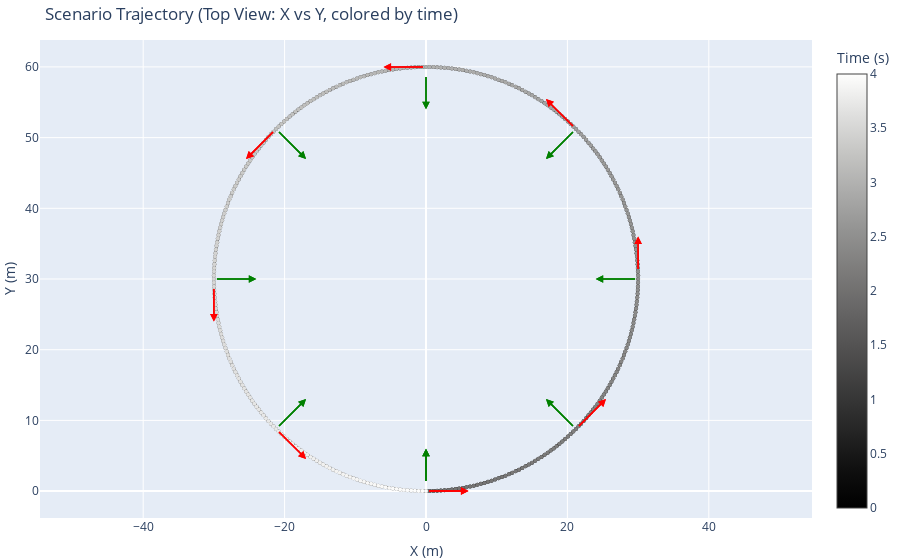

Notebook code for this chart:
### Code cell
times=np.linspace(0.0,T,N+1); states=[scenario.navState(t) for t in times]; positions=np.array([s.position() for s in states]); rotations=[s.attitude() for s in states]
fig=go.Figure(); fig.add_trace(go.Scatter(x=positions[:,0],y=positions[:,1],mode='markers+lines',name='Scenario Trajectory',line=dict(width=2,color='black'),marker=dict(size=4,color=times[:positions.shape[0]],colorscale='Gray',colorbar=dict(title='Time (s)'))))
scale=6.0; arrow_skip=45
for i in range(0,len(positions),arrow_skip):
    R=rotations[i].matrix(); pos=positions[i,:2]; f=R[:2,0]; r=R[:2,1]
    fig.add_annotation(x=pos[0]+scale*f[0],y=pos[1]+scale*f[1],ax=pos[0],ay=pos[1],xref='x',yref='y',axref='x',ayref='y',showarrow=True,arrowhead=2,arrowsize=1,arrowwidth=1.5,arrowcolor='red',standoff=0,startstandoff=0)
    fig.add_annotation(x=pos[0]+scale*r[0],y=pos[1]+scale*r[1],ax=pos[0],ay=pos[1],xref='x',yref='y',axref='x',ayref='y',showarrow=True,arrowhead=2,arrowsize=1,arrowwidth=1.5,arrowcolor='green',standoff=0,startstandoff=0)
fig.update_layout(title='Scenario Trajectory (Top View: X vs Y, colored by time)',xaxis_title='X (m)',yaxis_title='Y (m)',margin=dict(l=0,r=0,b=0,t=40),yaxis=dict(scaleanchor='x',scaleratio=1)); fig.show()

### Figure 1 — Plotly figure (JSON) as saved in the notebook; plotly's stock layout.template omitted (floating-point values rounded to 4 significant figures; data arrays with more than 128 entries replaced by an {"elided": "..."} marker saying what was removed)
{"data": [{"line": {"color": "black", "width": 2}, "marker": {"color": {"elided": "721 float values"}, "colorbar": {"title": {"text": "Time (s)"}}, "colorscale": [[0, "rgb(0, 0, 0)"], [0.09091, "rgb(16, 16, 16)"], [0.1818, "rgb(38, 38, 38)"], [0.2727, "rgb(59, 59, 59)"], [0.3636, "rgb(81, 80, 80)"], [0.4545, "rgb(102, 101, 101)"], [0.5455, "rgb(124, 123, 122)"], [0.6364, "rgb(146, 146, 145)"], [0.7273, "rgb(171, 171, 170)"], [0.8182, "rgb(197, 197, 195)"], [0.9091, "rgb(224, 224, 223)"], [1, "rgb(254, 254, 253)"]], "size": 4}, "mode": "markers+lines", "name": "Scenario Trajectory", "type": "scatter", "x": {"elided": "721 float values"}, "y": {"elided": "721 float values"}}], "layout": {"annotations": [{"arrowcolor": "red", "arrowhead": 2, "arrowsize": 1, "arrowwidth": 1.5, "ax": 0, "axref": "x", "ay": 0, "ayref": "y", "showarrow": true, "standoff": 0, "startstandoff": 0, "x": 6, "xref": "x", "y": 0, "yref": "y"}, {"arrowcolor": "green", "arrowhead": 2, "arrowsize": 1, "arrowwidth": 1.5, "ax": 0, "axref": "x", "ay": 0, "ayref": "y", "showarrow": true, "standoff": 0, "startstandoff": 0, "x": 0, "xref": "x", "y": 6, "yref": "y"}, {"arrowcolor": "red", "arrowhead": 2, "arrowsize": 1, "arrowwidth": 1.5, "ax": 21.21, "axref": "x", "ay": 8.787, "ayref": "y", "showarrow": true, "standoff": 0, "startstandoff": 0, "x": 25.46, "xref": "x", "y": 13.03, "yref": "y"}, {"arrowcolor": "green", "arrowhead": 2, "arrowsize": 1, "arrowwidth": 1.5, "ax": 21.21, "axref": "x", "ay": 8.787, "ayref": "y", "showarrow": true, "standoff": 0, "startstandoff": 0, "x": 16.97, "xref": "x", "y": 13.03, "yref": "y"}, {"arrowcolor": "red", "arrowhead": 2, "arrowsize": 1, "arrowwidth": 1.5, "ax": 30, "axref": "x", "ay": 30.0, "ayref": "y", "showarrow": true, "standoff": 0, "startstandoff": 0, "x": 30, "xref": "x", "y": 36.0, "yref": "y"}, {"arrowcolor": "green", "arrowhead": 2, "arrowsize": 1, "arrowwidth": 1.5, "ax": 30, "axref": "x", "ay": 30.0, "ayref": "y", "showarrow": true, "standoff": 0, "startstandoff": 0, "x": 24, "xref": "x", "y": 30.0, "yref": "y"}, {"arrowcolor": "red", "arrowhead": 2, "arrowsize": 1, "arrowwidth": 1.5, "ax": 21.21, "axref": "x", "ay": 51.21, "ayref": "y", "showarrow": true, "standoff": 0, "startstandoff": 0, "x": 16.97, "xref": "x", "y": 55.46, "yref": "y"}, {"arrowcolor": "green", "arrowhead": 2, "arrowsize": 1, "arrowwidth": 1.5, "ax": 21.21, "axref": "x", "ay": 51.21, "ayref": "y", "showarrow": true, "standoff": 0, "startstandoff": 0, "x": 16.97, "xref": "x", "y": 46.97, "yref": "y"}, {"arrowcolor": "red", "arrowhead": 2, "arrowsize": 1, "arrowwidth": 1.5, "ax": 0, "axref": "x", "ay": 60, "ayref": "y", "showarrow": true, "standoff": 0, "startstandoff": 0, "x": -6, "xref": "x", "y": 60, "yref": "y"}, {"arrowcolor": "green", "arrowhead": 2, "arrowsize": 1, "arrowwidth": 1.5, "ax": 0, "axref": "x", "ay": 60, "ayref": "y", "showarrow": true, "standoff": 0, "startstandoff": 0, "x": -7.348e-16, "xref": "x", "y": 54, "yref": "y"}, {"arrowcolor": "red", "arrowhead": 2, "arrowsize": 1, "arrowwidth": 1.5, "ax": -21.21, "axref": "x", "ay": 51.21, "ayref": "y", "showarrow": true, "standoff": 0, "startstandoff": 0, "x": -25.46, "xref": "x", "y": 46.97, "yref": "y"}, {"arrowcolor": "green", "arrowhead": 2, "arrowsize": 1, "arrowwidth": 1.5, "ax": -21.21, "axref": "x", "ay": 51.21, "ayref": "y", "showarrow": true, "standoff": 0, "startstandoff": 0, "x": -16.97, "xref": "x", "y": 46.97, "yref": "y"}, {"arrowcolor": "red", "arrowhead": 2, "arrowsize": 1, "arrowwidth": 1.5, "ax": -30.0, "axref": "x", "ay": 30, "ayref": "y", "showarrow": true, "standoff": 0, "startstandoff": 0, "x": -30.0, "xref": "x", "y": 24, "yref": "y"}, {"arrowcolor": "green", "arrowhead": 2, "arrowsize": 1, "arrowwidth": 1.5, "ax": -30.0, "axref": "x", "ay": 30, "ayref": "y", "showarrow": true, "standoff": 0, "startstandoff": 0, "x": -24.0, "xref": "x", "y": 30, "yref": "y"}, {"arrowcolor": "red", "arrowhead": 2, "arrowsize": 1, "arrowwidth": 1.5, "ax": -21.21, "axref": "x", "ay": 8.787, "ayref": "y", "showarrow": true, "standoff": 0, "startstandoff": 0, "x": -16.97, "xref": "x", "y": 4.544, "yref": "y"}, {"arrowcolor": "green", "arrowhead": 2, "arrowsize": 1, "arrowwidth": 1.5, "ax": -21.21, "axref": "x", "ay": 8.787, "ayref": "y", "showarrow": true, "standoff": 0, "startstandoff": 0, "x": -16.97, "xref": "x", "y": 13.03, "yref": "y"}, {"arrowcolor": "red", "arrowhead": 2, "arrowsize": 1, "arrowwidth": 1.5, "ax": 0, "axref": "x", "ay": 8.999e-31, "ayref": "y", "showarrow": true, "standoff": 0, "startstandoff": 0, "x": 6, "xref": "x", "y": -1.47e-15, "yref": "y"}, {"arrowcolor": "green", "arrowhead": 2, "arrowsize": 1, "arrowwidth": 1.5, "ax": 0, "axref": "x", "ay": 8.999e-31, "ayref": "y", "showarrow": true, "standoff": 0, "startstandoff": 0, "x": 1.47e-15, "xref": "x", "y": 6, "yref": "y"}, {"arrowcolor": "red", "arrowhead": 2, "arrowsize": 1, "arrowwidth": 1.5, "ax": 21.21, "axref": "x", "ay": 8.787, "ayref": "y", "showarrow": true, "standoff": 0, "startstandoff": 0, "x": 25.46, "xref": "x", "y": 13.03, "yref": "y"}, {"arrowcolor": "green", "arrowhead": 2, "arrowsize": 1, "arrowwidth": 1.5, "ax": 21.21, "axref": "x", "ay": 8.787, "ayref": "y", "showarrow": true, "standoff": 0, "startstandoff": 0, "x": 16.97, "xref": "x", "y": 13.03, "yref": "y"}, {"arrowcolor": "red", "arrowhead": 2, "arrowsize": 1, "arrowwidth": 1.5, "ax": 30.0, "axref": "x", "ay": 30.0, "ayref": "y", "showarrow": true, "standoff": 0, "startstandoff": 0, "x": 30.0, "xref": "x", "y": 36.0, "yref": "y"}, {"arrowcolor": "green", "arrowhead": 2, "arrowsize": 1, "arrowwidth": 1.5, "ax": 30.0, "axref": "x", "ay": 30.0, "ayref": "y", "showarrow": true, "standoff": 0, "startstandoff": 0, "x": 24.0, "xref": "x", "y": 30.0, "yref": "y"}, {"arrowcolor": "red", "arrowhead": 2, "arrowsize": 1, "arrowwidth": 1.5, "ax": 21.21, "axref": "x", "ay": 51.21, "ayref": "y", "showarrow": true, "standoff": 0, "startstandoff": 0, "x": 16.97, "xref": "x", "y": 55.46, "yref": "y"}, {"arrowcolor": "green", "arrowhead": 2, "arrowsize": 1, "arrowwidth": 1.5, "ax": 21.21, "axref": "x", "ay": 51.21, "ayref": "y", "showarrow": true, "standoff": 0, "startstandoff": 0, "x": 16.97, "xref": "x", "y": 46.97, "yref": "y"}, {"arrowcolor": "red", "arrowhead": 2, "arrowsize": 1, "arrowwidth": 1.5, "ax": 0, "axref": "x", "ay": 60.0, "ayref": "y", "showarrow": true, "standoff": 0, "startstandoff": 0, "x": -6, "xref": "x", "y": 60.0, "yref": "y"}, {"arrowcolor": "green", "arrowhead": 2, "arrowsize": 1, "arrowwidth": 1.5, "ax": 0, "axref": "x", "ay": 60.0, "ayref": "y", "showarrow": true, "standoff": 0, "startstandoff": 0, "x": -2.204e-15, "xref": "x", "y": 54.0, "yref": "y"}, {"arrowcolor": "red", "arrowhead": 2, "arrowsize": 1, "arrowwidth": 1.5, "ax": -21.21, "axref": "x", "ay": 51.21, "ayref": "y", "showarrow": true, "standoff": 0, "startstandoff": 0, "x": -25.46, "xref": "x", "y": 46.97, "yref": "y"}, {"arrowcolor": "green", "arrowhead": 2, "arrowsize": 1, "arrowwidth": 1.5, "ax": -21.21, "axref": "x", "ay": 51.21, "ayref": "y", "showarrow": true, "standoff": 0, "startstandoff": 0, "x": -16.97, "xref": "x", "y": 46.97, "yref": "y"}, {"arrowcolor": "red", "arrowhead": 2, "arrowsize": 1, "arrowwidth": 1.5, "ax": -30.0, "axref": "x", "ay": 30.0, "ayref": "y", "showarrow": true, "standoff": 0, "startstandoff": 0, "x": -30.0, "xref": "x", "y": 24.0, "yref": "y"}, {"arrowcolor": "green", "arrowhead": 2, "arrowsize": 1, "arrowwidth": 1.5, "ax": -30.0, "axref": "x", "ay": 30.0, "ayref": "y", "showarrow": true, "standoff": 0, "startstandoff": 0, "x": -24.0, "xref": "x", "y": 30.0, "yref": "y"}, {"arrowcolor": "red", "arrowhead": 2, "arrowsize": 1, "arrowwidth": 1.5, "ax": -21.21, "axref": "x", "ay": 8.787, "ayref": "y", "showarrow": true, "standoff": 0, "startstandoff": 0, "x": -16.97, "xref": "x", "y": 4.544, "yref": "y"}, {"arrowcolor": "green", "arrowhead": 2, "arrowsize": 1, "arrowwidth": 1.5, "ax": -21.21, "axref": "x", "ay": 8.787, "ayref": "y", "showarrow": true, "standoff": 0, "startstandoff": 0, "x": -16.97, "xref": "x", "y": 13.03, "yref": "y"}, {"arrowcolor": "red", "arrowhead": 2, "arrowsize": 1, "arrowwidth": 1.5, "ax": 0, "axref": "x", "ay": 3.599e-30, "ayref": "y", "showarrow": true, "standoff": 0, "startstandoff": 0, "x": 6, "xref": "x", "y": -2.939e-15, "yref": "y"}, {"arrowcolor": "green", "arrowhead": 2, "arrowsize": 1, "arrowwidth": 1.5, "ax": 0, "axref": "x", "ay": 3.599e-30, "ayref": "y", "showarrow": true, "standoff": 0, "startstandoff": 0, "x": 2.939e-15, "xref": "x", "y": 6, "yref": "y"}], "margin": {"b": 0, "l": 0, "r": 0, "t": 40}, "title": {"text": "Scenario Trajectory (Top View: X vs Y, colored by time)"}, "xaxis": {"title": {"text": "X (m)"}}, "yaxis": {"scaleanchor": "x", "scaleratio": 1, "title": {"text": "Y (m)"}}}}
